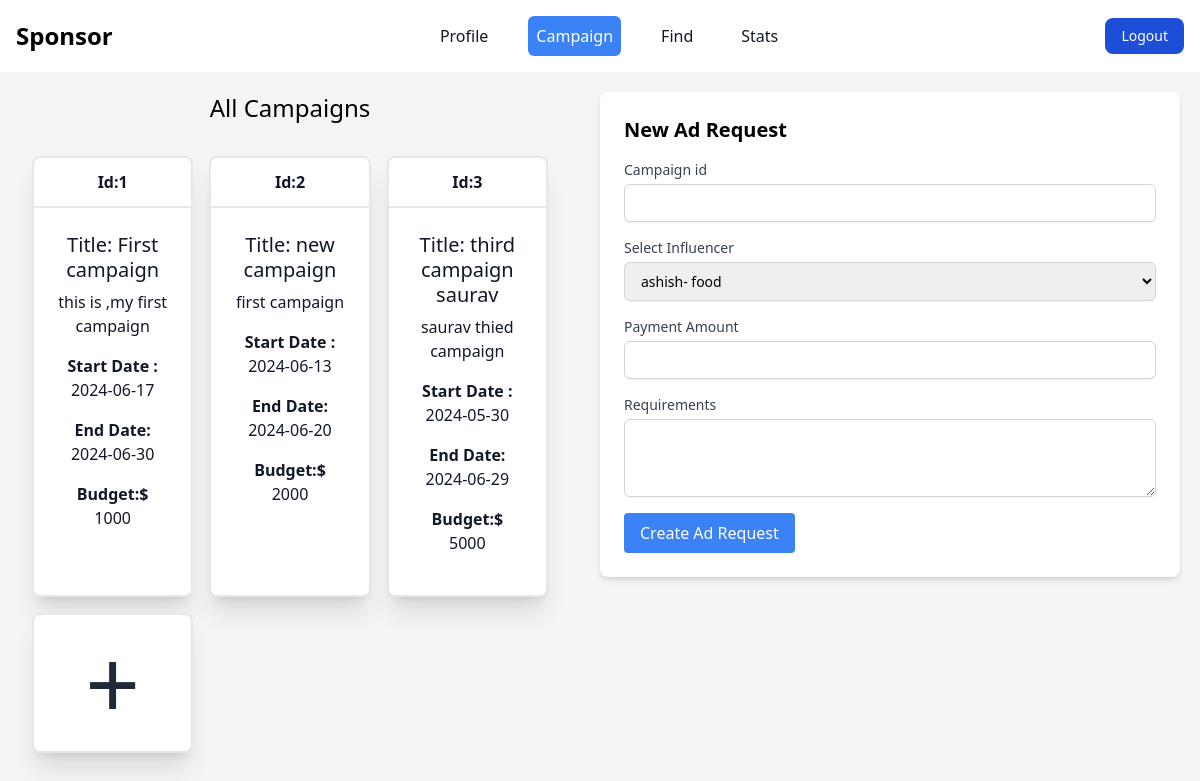
The page /campaign (signed in) on the database its author committed.
### models.py (models this page shows, shortened)
class User_login(UserMixin,db.Model):
    __tablename__ = 'user_login'
    id = db.Column(db.Integer, autoincrement=True, primary_key=True)
    username = db.Column(db.String, unique=True)
    password = db.Column(db.String, unique=True)
    role=db.Column(db.String)
    flag = db.Column(db.Boolean, default=False)
    sponsor = db.relationship('Sponsor', uselist=False, back_populates='user')
    influencer = db.relationship('Influencer', uselist=False, back_populates='user')

class Campaign(db.Model):
    __tablename__ = 'campaigns'
    id = db.Column(db.Integer, primary_key=True)
    sponsor_id = db.Column(db.Integer, db.ForeignKey('sponsors.id'), nullable=False)
    name = db.Column(db.String(120), nullable=False)
    description = db.Column(db.Text, nullable=True)
    start_date = db.Column(db.Text, nullable=True)
    end_date = db.Column(db.Text, nullable=True)
    budget = db.Column(db.Float, nullable=True)
    visibility = db.Column(db.String(50), nullable=False, default='public')
    goals = db.Column(db.Text, nullable=True)
    status = db.Column(db.String(50), nullable=False, default='new')
    flag = db.Column(db.Boolean, default=False)
    sponsor = db.relationship('Sponsor', back_populates='campaigns')
    ad_requests = db.relationship('AdRequest', back_populates='campaign')

### app.py (the view)
@app.route('/campaign',methods=['GET','POST'])
def addcampaign():
  if current_user.role == 'Sponsor':
        user_details = Sponsor.query.filter_by(id=current_user.id).first()
        influencers=Influencer.query.all()
  elif current_user.role == 'Influencer':
        user_details = Influencer.query.filter_by(id=current_user.id).first()
  campaigns = Campaign.query.filter_by(sponsor_id=current_user.sponsor.id).all()
  return render_template('addcampaign.html', user=current_user, user_details=user_details,campaigns=campaigns,influencers=influencers)

### app.py (called while the page is built)
@login_manager.user_loader
def load_user(id):
    return User_login.query.get(int(id))

### templates/addcampaign.html (shortened to what this page needs)
{% extends "layout.html" %}
{% block content %}
<div>
<nav class="bg-white border-gray-200 dark:bg-gray-900">
  <div class="max-w-screen-xl flex flex-wrap items-center justify-between mx-auto p-4">
  <a href="https://flowbite.com/" class="flex items-center space-x-3 rtl:space-x-reverse">
      <span class="self-center text-2xl font-semibold whitespace-nowrap dark:text-white">{{user.role}}</span>
  </a>
  <div class="flex md:order-2 space-x-3 md:space-x-0 rtl:space-x-reverse">
    <a href='/logout'>  <button type="button" class="text-white bg-blue-700 hover:bg-blue-800 focus:ring-4 focus:outline-none focus:ring-blue-300 font-medium rounded-lg text-sm px-4 py-2 text-center dark:bg-blue-600 dark:hover:bg-blue-700 dark:focus:ring-blue-800">Logout</button></a>
  </div>
  <div class="items-center justify-between hidden w-full md:flex md:w-auto md:order-1" id="navbar-cta">
    <ul class="flex flex-col font-medium p-4 md:p-0 mt-4 border border-gray-100 rounded-lg bg-gray-50 md:space-x-8 rtl:space-x-reverse md:flex-row md:mt-0 md:border-0 md:bg-white dark:bg-gray-800 md:dark:bg-gray-900 dark:border-gray-700">
      <li class=" p-2 text-white rounded-md">
        <a href="/profile" class="block py-2 px-3 md:p-0 text-gray-900 rounded hover:bg-gray-100 md:hover:bg-transparent md:hover:text-blue-700 md:dark:hover:text-blue-500 dark:text-white dark:hover:bg-gray-700 dark:hover:text-white md:dark:hover:bg-transparent dark:border-gray-700">Profile</a>
      </li>
      <li  class=" bg-blue-500 p-2  text-white rounded-md">
        <a href="/campaign" class="block py-2 px-3 md:p-0 text-white bg-blue-700 rounded md:bg-transparent" aria-current="page">Campaign</a>
      </li>
      <li class="p-2 text-white rounded-md">
        <a href="/find" class="block py-2 px-3 md:p-0 text-gray-900 rounded hover:bg-gray-100 md:hover:bg-transparent md:hover:text-blue-700 md:dark:hover:text-blue-500 dark:text-white dark:hover:bg-gray-700 dark:hover:text-white md:dark:hover:bg-transparent dark:border-gray-700" >Find</a>
      </li>
      <li class=" p-2 text-white rounded-md">
        <a href="/stats" class="block py-2 px-3 md:p-0 text-gray-900 rounded hover:bg-gray-100 md:hover:bg-transparent md:hover:text-blue-700 md:dark:hover:text-blue-500 dark:text-white dark:hover:bg-gray-700 dark:hover:text-white md:dark:hover:bg-transparent dark:border-gray-700">Stats</a>
      </li>
    </ul>
  </div>
  </div>
</nav>
<div class="md:flex">
<div class="md:w-1/2">
  <h2 class="text-2xl text-center mt-5 mb-4">All Campaigns</h2>
<div class="m-8 grid gap-4 md:grid-cols-4 lg:grid-cols-3">
          {% for campaign in campaigns %}
          <div
          class="block rounded-lg bg-white border-2 shadow-xl transform transition duration-y hover:scale-110 text-center text-surface shadow-secondary-1 dark:bg-surface-dark text-gray-900">
          <div
            class="border-b-2 border-gray-200 px-6 py-3">
            <b>Id:{{campaign.id}}</b>
          </div>
          <div class="p-6">
            <h5 class="mb-2 text-xl font-medium leading-tight ">
            Title:  {{campaign.name}}
            </h5>
            <p class="mb-4 text-base ">
            {{campaign.description}}
            </p>
            <p class="mb-4 text-base ">
            <b> Start Date : </b>{{campaign.start_date}}
            </p>
            <p class="mb-4 text-base ">
             <b>End Date: </b>{{campaign.end_date}}
            </p>
            <p class="mb-4 text-base ">
              <b>Budget:$ </b>{{campaign.budget}}
             </p>
          </div>
        </div>
      {%endfor%}
      <button type="button" class="btn rounded-lg border-2 shadow-xl transform transition duration-y hover:bg-gray-200 hover:scale-110 bg-white btn-primary p-5  text-8xl  text-gray-800" id="toggleFormBtn">+</button>
    </div>
  </div>
    <div id="toggleadrequest" class=" md:w-1/2 m-5">
      <div class="justify-center items-center">
        <div class="bg-white shadow-md rounded-lg p-6  sm:w-auto">
  <h1 class="text-xl font-semibold mb-4">New Ad Request </h1>
  <form  method="POST" action="{{url_for('campaignandrequest',form='adrequest')}}">
    <div class="mb-4">
      <label for="campaign_id" class="block text-sm font-medium text-gray-700">Campaign id</label>
      <input type="number" id="campaign_id" name="campaign_id" class="mt-1 block w-full px-3 py-2 border border-gray-300 rounded-md shadow-sm focus:outline-none focus:ring-indigo-500 focus:border-indigo-500 sm:text-sm" required>
  </div>
    <div class="mb-4">
        <label for="influencer_id" class="block text-sm font-medium text-gray-700">Select Influencer</label>
        <select id="influencer_id" name="influencer_id" class="mt-1 block w-full px-3 py-2 border border-gray-300 rounded-md shadow-sm focus:outline-none focus:ring-indigo-500 focus:border-indigo-500 sm:text-sm" required>
          {%for influencer in influencers%}
          <option value="{{ influencer.id }}"  >{{ influencer.name  }}- {{influencer.category}}</option>
          {%endfor%}
        </select>
    </div>
    <div class="mb-4">
        <label for="payment_amount" class="block text-sm font-medium text-gray-700">Payment Amount</label>
        <input type="number" id="payment_amount" name="payment_amount" class="mt-1 block w-full px-3 py-2 border border-gray-300 rounded-md shadow-sm focus:outline-none focus:ring-indigo-500 focus:border-indigo-500 sm:text-sm" required>
    </div>
    <div class="mb-4">
        <label for="requirements" class="block text-sm font-medium text-gray-700">Requirements</label>
        <textarea id="requirements" name="requirements" rows="3" class="mt-1 block w-full px-3 py-2 border border-gray-300 rounded-md shadow-sm focus:outline-none focus:ring-indigo-500 focus:border-indigo-500 sm:text-sm" required></textarea>
    </div>
    <button type="submit"  class="bg-blue-500 text-white py-2 px-4 rounded hover:bg-blue-600">Create Ad Request</button>
</form>
</div>
</div>
</div>
</div>
</div>
{% endblock  %}

### templates/layout.html (shortened to what this page needs)
<!DOCTYPE html>
<html>
  <head>
    <link rel="stylesheet" href="/static/css/output.css">
    <link rel="stylesheet" href="https://cdnjs.cloudflare.com/ajax/libs/font-awesome/6.0.0-beta3/css/all.min.css">
  </head>
  <body class="bg-gray-100">
  {% block content %}{% endblock  %}
  </body>
</html>

### rows shown on the page
User_login: role "Sponsor"
Campaign: id "1", name "First campaign", description "this is ,my first campaign", start_date "2024-06-17", end_date "2024-06-30", budget "1000"
Campaign: id "2", name "new campaign", description "first campaign", start_date "2024-06-13", end_date "2024-06-20", budget "2000"
Campaign: id "3", name "third campaign saurav", description "saurav thied campaign", start_date "2024-05-30", end_date "2024-06-29", budget "5000"

### other values the page prints
form field influencer_id "ashish- food"
